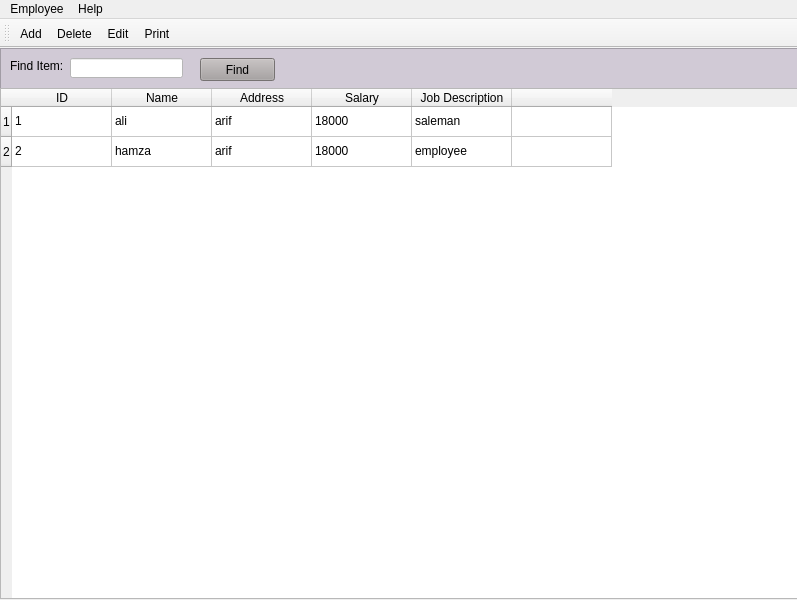
<?xml version="1.0" encoding="UTF-8"?>
<ui version="4.0">
 <class>viewEmployee</class>
 <widget class="QMainWindow" name="viewEmployee">
  <property name="geometry">
   <rect>
    <x>0</x>
    <y>0</y>
    <width>797</width>
    <height>600</height>
   </rect>
  </property>
  <property name="windowTitle">
   <string>Employees</string>
  </property>
  <widget class="QWidget" name="centralwidget">
   <widget class="QFrame" name="frame">
    <property name="geometry">
     <rect>
      <x>0</x>
      <y>0</y>
      <width>801</width>
      <height>41</height>
     </rect>
    </property>
    <property name="styleSheet">
     <string notr="true">background-color: rgb(209, 202, 214);</string>
    </property>
    <property name="frameShape">
     <enum>QFrame::StyledPanel</enum>
    </property>
    <property name="frameShadow">
     <enum>QFrame::Raised</enum>
    </property>
    <widget class="QLabel" name="label">
     <property name="geometry">
      <rect>
       <x>10</x>
       <y>10</y>
       <width>61</width>
       <height>16</height>
      </rect>
     </property>
     <property name="text">
      <string>Find Item:</string>
     </property>
    </widget>
    <widget class="QLineEdit" name="lineEdit">
     <property name="geometry">
      <rect>
       <x>70</x>
       <y>10</y>
       <width>113</width>
       <height>20</height>
      </rect>
     </property>
     <property name="styleSheet">
      <string notr="true">background-color: rgb(255, 255, 255);</string>
     </property>
    </widget>
    <widget class="QPushButton" name="pushButton">
     <property name="geometry">
      <rect>
       <x>200</x>
       <y>10</y>
       <width>75</width>
       <height>23</height>
      </rect>
     </property>
     <property name="styleSheet">
      <string notr="true">background-color: rgb(165, 159, 159);</string>
     </property>
     <property name="text">
      <string>Find</string>
     </property>
    </widget>
   </widget>
   <widget class="QTableWidget" name="tableWidget">
    <property name="enabled">
     <bool>true</bool>
    </property>
    <property name="geometry">
     <rect>
      <x>0</x>
      <y>40</y>
      <width>801</width>
      <height>511</height>
     </rect>
    </property>
    <row>
     <property name="text">
      <string>1</string>
     </property>
    </row>
    <row>
     <property name="text">
      <string>2</string>
     </property>
    </row>
    <column>
     <property name="text">
      <string>ID</string>
     </property>
    </column>
    <column>
     <property name="text">
      <string>Name</string>
     </property>
    </column>
    <column>
     <property name="text">
      <string>Address</string>
     </property>
    </column>
    <column>
     <property name="text">
      <string>Salary</string>
     </property>
    </column>
    <column>
     <property name="text">
      <string>Job Description</string>
     </property>
    </column>
    <column>
     <property name="text">
      <string/>
     </property>
    </column>
    <item row="0" column="0">
     <property name="text">
      <string>1</string>
     </property>
    </item>
    <item row="0" column="1">
     <property name="text">
      <string>ali</string>
     </property>
    </item>
    <item row="0" column="2">
     <property name="text">
      <string>arif</string>
     </property>
    </item>
    <item row="0" column="3">
     <property name="text">
      <string>18000</string>
     </property>
    </item>
    <item row="0" column="4">
     <property name="text">
      <string>saleman</string>
     </property>
    </item>
    <item row="1" column="0">
     <property name="text">
      <string>2</string>
     </property>
    </item>
    <item row="1" column="1">
     <property name="text">
      <string>hamza</string>
     </property>
    </item>
    <item row="1" column="2">
     <property name="text">
      <string>arif</string>
     </property>
    </item>
    <item row="1" column="3">
     <property name="text">
      <string>18000</string>
     </property>
    </item>
    <item row="1" column="4">
     <property name="text">
      <string>employee</string>
     </property>
    </item>
   </widget>
  </widget>
  <widget class="QMenuBar" name="menubar">
   <property name="geometry">
    <rect>
     <x>0</x>
     <y>0</y>
     <width>797</width>
     <height>21</height>
    </rect>
   </property>
   <widget class="QMenu" name="menuItem">
    <property name="title">
     <string>Employee</string>
    </property>
    <addaction name="actionAdd_new_Employee"/>
    <addaction name="actionDelete_this_Item"/>
    <addaction name="actionEdit_this_Item"/>
    <addaction name="separator"/>
    <addaction name="actionFind_Item"/>
    <addaction name="actionFind_Next_Item"/>
    <addaction name="separator"/>
    <addaction name="actionReport"/>
    <addaction name="separator"/>
    <addaction name="actionClose"/>
   </widget>
   <widget class="QMenu" name="menuHelp">
    <property name="title">
     <string>Help</string>
    </property>
    <addaction name="actionHelp_Contents"/>
    <addaction name="actionContact_Software_Developer"/>
   </widget>
   <addaction name="menuItem"/>
   <addaction name="menuHelp"/>
  </widget>
  <widget class="QToolBar" name="toolBar">
   <property name="windowTitle">
    <string>toolBar</string>
   </property>
   <attribute name="toolBarArea">
    <enum>TopToolBarArea</enum>
   </attribute>
   <attribute name="toolBarBreak">
    <bool>false</bool>
   </attribute>
   <addaction name="actionAdd"/>
   <addaction name="actionDelete"/>
   <addaction name="actionEdit"/>
   <addaction name="actionPrint"/>
  </widget>
  <action name="actionAdd">
   <property name="icon">
    <iconset>
     <normaloff>C:/Users/MOIZ/Downloads/icons/plus-circle.png</normaloff>C:/Users/MOIZ/Downloads/icons/plus-circle.png</iconset>
   </property>
   <property name="text">
    <string>Add</string>
   </property>
   <property name="toolTip">
    <string>Add a new Item</string>
   </property>
  </action>
  <action name="actionDelete">
   <property name="icon">
    <iconset>
     <normaloff>C:/Users/MOIZ/Downloads/icons/cross-octagon.png</normaloff>C:/Users/MOIZ/Downloads/icons/cross-octagon.png</iconset>
   </property>
   <property name="text">
    <string>Delete</string>
   </property>
   <property name="toolTip">
    <string>Delete a Item</string>
   </property>
  </action>
  <action name="actionEdit">
   <property name="icon">
    <iconset>
     <normaloff>C:/Users/MOIZ/Downloads/icons/pencil.png</normaloff>C:/Users/MOIZ/Downloads/icons/pencil.png</iconset>
   </property>
   <property name="text">
    <string>Edit</string>
   </property>
   <property name="toolTip">
    <string>Edit an Item</string>
   </property>
  </action>
  <action name="actionPrint">
   <property name="icon">
    <iconset>
     <normaloff>C:/Users/MOIZ/Downloads/icons/printer.png</normaloff>C:/Users/MOIZ/Downloads/icons/printer.png</iconset>
   </property>
   <property name="text">
    <string>Print</string>
   </property>
   <property name="toolTip">
    <string>Print Report</string>
   </property>
  </action>
  <action name="actionAdd_new_Employee">
   <property name="text">
    <string>Add new Employee</string>
   </property>
  </action>
  <action name="actionDelete_this_Item">
   <property name="text">
    <string>Delete this Employee</string>
   </property>
  </action>
  <action name="actionEdit_this_Item">
   <property name="text">
    <string>Edit this Employee</string>
   </property>
  </action>
  <action name="actionFind_Item">
   <property name="text">
    <string>Find Employee</string>
   </property>
  </action>
  <action name="actionFind_Next_Item">
   <property name="text">
    <string>Find Next Employee</string>
   </property>
  </action>
  <action name="actionReport">
   <property name="text">
    <string>Report</string>
   </property>
  </action>
  <action name="actionImport_Items_From_CSV">
   <property name="text">
    <string>Import Items from CSV</string>
   </property>
  </action>
  <action name="actionClose">
   <property name="text">
    <string>Close</string>
   </property>
  </action>
  <action name="actionHelp_Contents">
   <property name="text">
    <string>Help Contents</string>
   </property>
  </action>
  <action name="actionContact_Software_Developer">
   <property name="text">
    <string>Contact Software Developer</string>
   </property>
  </action>
 </widget>
 <resources/>
 <connections/>
</ui>
